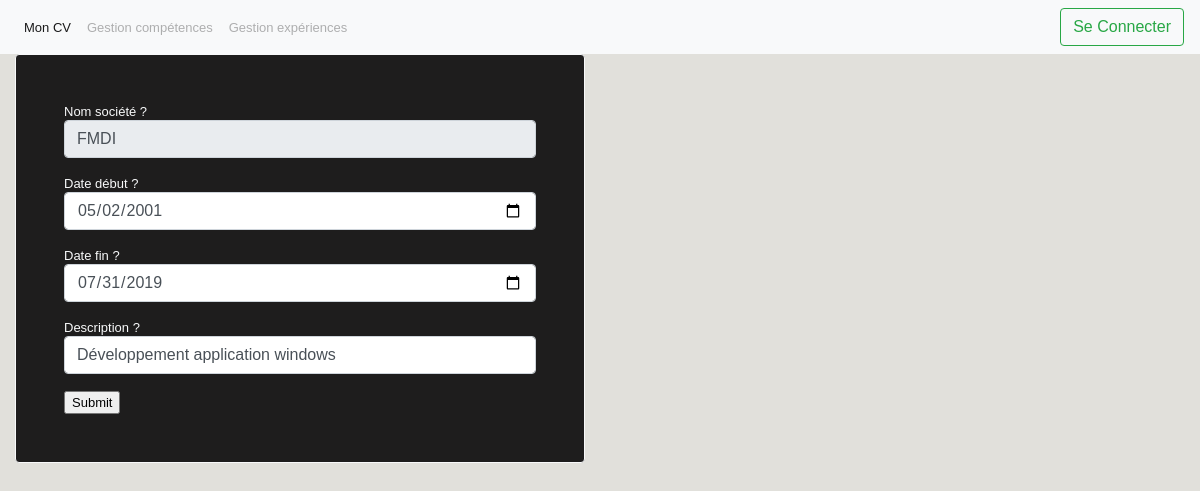
The app's page /modifexperience.php?id=12 with its own data.
### tables this page shows
CREATE TABLE `experience` (
  `id` int(11) NOT NULL AUTO_INCREMENT,
  `titre` varchar(250) NOT NULL,
  `description` text NOT NULL,
  `date_debut` date NOT NULL,
  `date_fin` date DEFAULT NULL,
  PRIMARY KEY (`id`),
  UNIQUE KEY `experience_id_uindex` (`id`)
);

### utilitaires/fonctions.php (called while the page is built, shortened)
<?php
    function recherche_experienceID($pdo,$experienceid){
        $query = $pdo->prepare('SELECT * FROM experience WHERE id = :idexperience');
        $query->execute([
            'idexperience' => $experienceid
        ]);
        $fetchRes = $query->fetch();
        return($fetchRes);
    }
?>

### modifexperience.php (the view, shortened to what this page needs)
<?php
    require_once("utilitaires/header.php");
    require_once("utilitaires/connexionBDD.php");
    require_once("utilitaires/fonctions.php");
    $idExperience = $_GET['id'];
    $experience = recherche_experienceID($pdo, $idExperience);
?>
<div class="col-md-6">
    <div class="card text-light border-light p-5" style="height: auto; background-color: #1e1d1d">
    <form id="center" method="post" action="modifexperience.php?id=<?php echo($idExperience);?>" enctype="multipart/form-data">
        <label for="titre">Nom société ?</label>
        <input type="text" disabled class="form-control" id="titre" name="titre" required value="<?php echo($experience['titre']) ?>">
        <br>
        <label for="date_debut">Date début ?</label>
        <input type="date" class="form-control" id="date_debut" name="date_debut" required value="<?php echo($experience['date_debut']);?>">
         <br>
       <label for="date_fin">Date fin ?</label>
       <input type="date" class="form-control" id="date_debut" name="date_fin" value="<?php echo($experience['date_fin']);?>" >
       <br>
       <label for="description">Description  ?</label>
       <input type="text" class="form-control" id="description" name="description" required value="<?php echo($experience['description']);?>">
       <br>
        <input type="submit">
    </form>
    </div>
</div>

### style.css (style rules this page uses)
html, body, div, span, applet, object, iframe, h1, h2, h3, h4, h5, h6, p, blockquote, pre, a, abbr, acronym, address, big, code, del, dfn, em, font, img, ins, kbd, q, s, samp, small, strike, strong, tt, var, dl, dt, dd, ol, ul, li, fieldset, form, label, legend, table, caption, tbody, tfoot, thead, tr, th, td { margin: 0; padding: 0; border: 0; outline: 0; font-weight: inherit; font-style: inherit; font-size: 100%; font-family: inherit; vertical-align: baseline; }
body { line-height: 1; }
body { font-family: "Trebuchet MS", Arial, Helvetica, sans-serif; background-color: #e1e0db; background-repeat: repeat; font-size:13px; line-height: 17px; color:#000; }

### records on screen
experience: titre "FMDI", date_debut "05/02/2001", date_fin "07/31/2019", description "Développement application windows"
